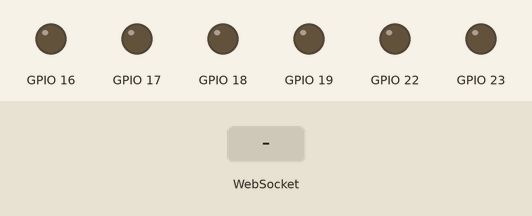
This program was run on a simulated ESP32. Parts: output pins drawn as LEDs (lit = HIGH). The test bench sets the inputs (shaded band). What the program prints to the serial monitor is not drawn.

Above: at 1.2 s.
1.3 s: WebSocket text "MoveCar,1" received
At 2.4 s:
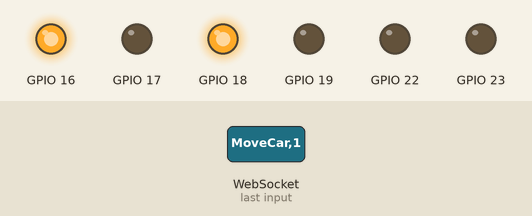
2.8 s: WebSocket text "MoveCar" received
At 3.5 s:
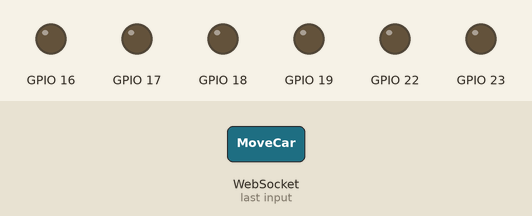
Timing chart, 0 to 5.8 s (numbered marks = the images above; inputs shaded):
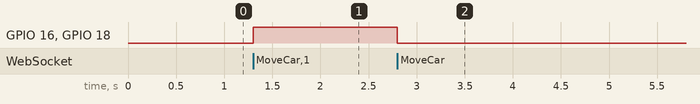

The program:

main.cpp
```cpp
#include <Arduino.h>
#include <WiFi.h>
#include <iostream>
#include <sstream>
#include<ESPAsyncWebServer.h>
#include<AsyncTCP.h>

#define UP 1
#define DOWN 2
#define LEFT 3
#define RIGHT 4
#define STOP 0

#define RIGHT_MOTOR 0
#define LEFT_MOTOR 1

#define FORWARD 1
#define BACKWARD -1

const int PWMFreq = 1000; //1kHZ
const int PWMResolution = 8;
const int PWMSpeedChannel = 4;

const char* ssid = "iot-car-06";
const char* password = "00000000";

AsyncWebServer  server(80);
AsyncWebSocket wsCarInput("/CarInput");

struct  MOTOR_PINS
{
  int pinEn;
  int pinIN1;
  int pinIN2;
};

std::vector<MOTOR_PINS> motorPins =
{
  {22,16,17}, //Right motor (ENA, IN1,IN2)
  {23,18,19}, //LEFT motor (ENB, IN3,IN4)
};

const char* htmlHomePage PROGMEM = R"HTMLHOMEPAGE(
<!DOCTYPE HTML>
<html>
  <head>
    <style>
       .arrows {
      font-size:40px;
      color:red;
    }
    td.button {
      background-color:black;
      border-radius:25%;
      box-shadow: 5px 5px #888888;
    }
    td.button:active {
      transform: translate(5px,5px);
      box-shadow: none;
    }

    .noselect {
      -webkit-touch-callout: none; /* iOS Safari */
        -webkit-user-select: none; /* Safari */
         -khtml-user-select: none; /* Konqueror HTML */
           -moz-user-select: none; /* Firefox */
            -ms-user-select: none; /* Internet Explorer/Edge */
                user-select: none; /* Non-prefixed version, currently
                                      supported by Chrome and Opera */
    }

    .slidecontainer {
      width: 100%;
    }

    .slider {
      -webkit-appearance: none;
      width: 100%;
      height: 20px;
      border-radius: 5px;
      background: #d3d3d3;
      outline: none;
      opacity: 0.7;
      -webkit-transition: .2s;
      transition: opacity .2s;
    }

    .slider:hover {
      opacity: 1;
    }

    .slider::-webkit-slider-thumb {
      -webkit-appearance: none;
      appearance: none;
      width: 40px;
      height: 40px;
      border-radius: 50%;
      background: green;
      cursor: pointer;
    }

    .slider::-moz-range-thumb {
      width: 40px;
      height: 40px;
      border-radius: 50%;
      background: yellow;
      cursor: pointer;
    }
    </style>
  </head>

  <body>
    <h1 style="color: teal; text-align: center;">ESP32 Web Control Car</h>
<h2 style ="text-align:center">WiFi Controler </h2>
<table id="mainTable" border="1px" style ="width:400px; margin:auto;table-layout:fixed" CELLSPACING=10>
    <tr>
      <td></td>
      <td class="button" ontouchstart='sendButtonInput("MoveCar","1")'ontouchend='sendButtonInput("MoveCar","0")' style="text-align: center;"><span class="arrows">&#8679;</span></td>
      <td></td>
    </tr>
    <tr>
      <td class="button" ontouchstart='sendButtonInput("MoveCar","3")'ontouchend='sendButtonInput("MoveCar","0")'style="text-align: center;"><span class="arrows">&#8678;</span></td>
      <td class="button" ></td>
      <td class="button" ontouchstart='sendButtonInput("MoveCar","4")'ontouchend='sendButtonInput("MoveCar","0")'style="text-align: center;"><span class="arrows">&#8680;</span></td>
    </tr>
  <tr>
      <td></td>
      <td class="button" ontouchstart='sendButtonInput("MoveCar","2")'ontouchend='sendButtonInput("MoveCar","0")'style="text-align: center;"><span class="arrows">&#8681;</span></td>
      <td></td>
    </tr>
    <tr>
  <tr></tr>
  <tr></tr>
  <tr>
    <td style="text-align:center;font-size:25px"><b>Speed:</b></td>
    <td colspan=2>
      <div class="slidecontainer" >
        <input id="Speed" type="range" min="0" max="255" value="125" class="slider"
oninput='sendButtonInput("Speed" ,value)'>
      </div>
    </td>

  </tr>
  </table>

  <script>
    var webSocketCarInputUrl="ws:\/\/"+window.location.hostname+"/CarInput";
    var webSocketCarInput;

    function sendButtonInput(key, value)
    {
      var data = key +"," + value; //speed,125; MoveCar,1
      webSocketCarInput.send(data);
    }

    function initCarInputWebSocket()
    {
      webSocketCarInput = new WebSocket(webSocketCarInputUrl);
      webSocketCarInput.onopen = function(event)
    {
      var speedButton = document.getElementById("Speed");
      sendButtonInput("Speed", speedButton.value);
    };

    webSocketCarInput.onclose = function(event){setTimeout(initCarInputWebSocket, 2000)};
    webSocketCarInput.onmessage = function(event){};
    }

    window.onload=initCarInputWebSocket;
    document.getElementById("mainTable").addEventListener("touched", function(event)
    {
    event.prentDefault()
    });
</script>

</body>
</html>
)HTMLHOMEPAGE";

void setUpPinModes()
{
  ledcSetup(PWMSpeedChannel,PWMFreq,PWMResolution);

  for (int i=0; i<motorPins.size(); i++)
  {
      pinMode(motorPins[i].pinEn, OUTPUT);
      pinMode(motorPins[i].pinIN1, OUTPUT);
      pinMode(motorPins[i].pinIN2, OUTPUT);

      ledcAttachPin(motorPins[i].pinEn, PWMSpeedChannel);
  }

}
void rotatMotor(int motorNumber, int motorDirection)
{
  if(motorDirection == FORWARD)
  {
    digitalWrite(motorPins[motorNumber].pinIN1, HIGH);
    digitalWrite(motorPins[motorNumber].pinIN2, LOW);
  }
  else if (motorDirection == BACKWARD)
  {
    digitalWrite(motorPins[motorNumber].pinIN1, LOW);
    digitalWrite(motorPins[motorNumber].pinIN2, HIGH);
  }
  else
  {
    digitalWrite(motorPins[motorNumber].pinIN1, LOW);
    digitalWrite(motorPins[motorNumber].pinIN2, LOW);
  }
}
void handleRoot(AsyncWebServerRequest *request)
{
  request->send(200, "text/html", htmlHomePage);
}

void handleNotFound(AsyncWebServerRequest *request)
{
  request->send(404, "text/plain", "File Not Found");
}
void moveCar(int valueInt)
{
  Serial.printf("Got value as %d\n", valueInt);
  switch(valueInt)
  {
    case UP :
      rotatMotor(RIGHT_MOTOR, FORWARD);
      rotatMotor(LEFT_MOTOR, FORWARD);
    break;
    case DOWN :
    rotatMotor(RIGHT_MOTOR,BACKWARD);
    rotatMotor(LEFT_MOTOR, BACKWARD);
    break;
    case LEFT:
    rotatMotor(RIGHT_MOTOR, FORWARD);
    rotatMotor(LEFT_MOTOR, BACKWARD);
    break;
    case RIGHT:
    rotatMotor(RIGHT_MOTOR,BACKWARD);
    rotatMotor(LEFT_MOTOR, FORWARD);
    break;
    case STOP:
    rotatMotor(RIGHT_MOTOR,STOP);
    rotatMotor(LEFT_MOTOR, STOP);
    break;
    default:
    rotatMotor(RIGHT_MOTOR,STOP);
    rotatMotor(LEFT_MOTOR, STOP);
    break;


  }
}
void onCarInputWebSocketEvent(AsyncWebSocket *server,
                             AsyncWebSocketClient *client,
                             AwsEventType type,
                             void *arg,
                             uint8_t *data,
                             size_t len)
{
  switch(type)
  {
    case WS_EVT_CONNECT:
      Serial.printf("WebSocket client #%u connected from  %s\n",client->id(), client->remoteIP().toString().c_str());
    break;
    case WS_EVT_DISCONNECT:
      Serial.printf("webSocket client #%u disconnected\n", client->id());
    break;
    case WS_EVT_DATA:
      AwsFrameInfo *info;
      info = (AwsFrameInfo*)arg;
      if(info->final && info->index ==0 && info->len == len && info->opcode == WS_TEXT)
      {
        std::string myData = "";
        myData.assign((char *)data,len);
        std::istringstream ss(myData);
        std::string key, value;
        std::getline(ss, key,',');
        std::getline(ss ,value,',');
        Serial.printf("key [%s] Value [%s]\n", key, value); //speed,125; MoveCar,1
        int valueInt = atoi(value.c_str());
        if (key =="MoveCar")
        {
          moveCar(valueInt);
        }
        else if (key == "Speed")
        {
          ledcWrite(PWMSpeedChannel,valueInt);
        }


      }
    break;
    case WS_EVT_PONG:
    case WS_EVT_ERROR:
    break;
    default:
    break;

  }
}


void setup() {
  setUpPinModes();
  Serial.begin(115200);

  WiFi.softAP(ssid, password);

  IPAddress IP = WiFi.softAPIP();
  Serial.print("AP IP address:");
  Serial.println(IP);

  server.on("/", HTTP_GET, handleRoot);
  server.onNotFound(handleNotFound);

  wsCarInput.onEvent(onCarInputWebSocketEvent);
  server.addHandler(&wsCarInput);
  server.begin();
  Serial.println("HTTP Server started");
}

void loop() {
  wsCarInput.cleanupClients();

}
```

Measured:
- after the input at 1.3 s, GPIO 16, GPIO 18: LOW → HIGH at once
- after the input at 2.8 s, GPIO 16, GPIO 18: HIGH → LOW at once
